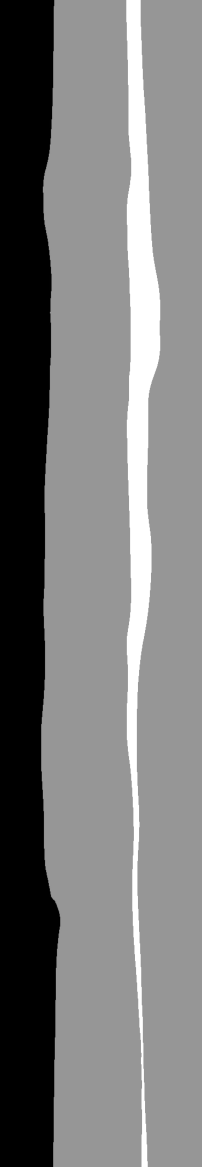
#> input picture Scan2/GOOD_SCAN/03_solution.png, 606 x 3500 px, given in place of 08_solution.png, which was not available (shown at 1/3 size)
$ jupyter execute --allow-errors DXF.ipynb   (shell and % lines are left out)   (text cells are left out)
#> lines starting #> are read from the running program, lines starting #| are printed output that depends on the picture; after the words box and inside, x2 and y2 are one past the last pixel; in counts of white or black regions, pixels touching at a corner belong together; pictures that were not available may be replaced by others from this repository, and a replacement may not be noted
[cell 1]
#connect to google drive
import os, sys
from google.colab import drive

drive.mount('/content/drive', force_remount=True)

[cell 2]
import cv2
import numpy as np
import ezdxf
import shutil

def convertDXF(id):

#> called with id = '08'
  inpath = '/content/drive/Shareddrives/SmartCLT_DF2023/Scan2/GOOD_SCAN/'
  outputpath = '/content/drive/Shareddrives/SmartCLT_DF2023/T_Algorithm/OUT-DXF/OUTPUT1/'

  # Load the image
  image_path = inpath + str(id)+ '_solution.png'
  img = cv2.imread(image_path, cv2.IMREAD_GRAYSCALE)
#> img is the input picture: shape (3500, 606); min 0, max 255, mean 120.9

  # Flip the image vertically
  flipped_img = cv2.flip(img, 0)
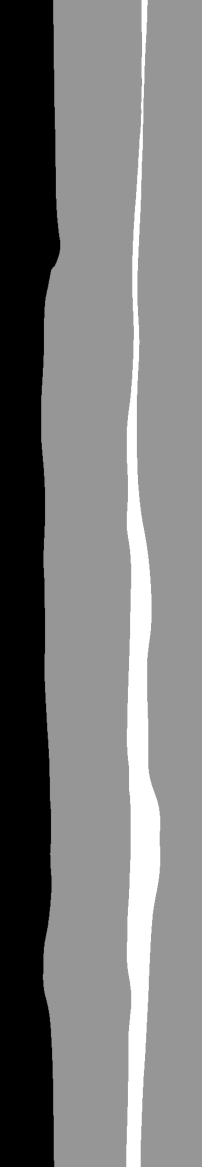
#> flipped_img: shape (3500, 606) (shown at 1/3 size); min 0, max 255, mean 120.9


  # Blur image to enhance edge detection
  flipped_img = cv2.GaussianBlur(flipped_img, (5, 5), 0)

  # Apply Canny edge detection
  edges = cv2.Canny(flipped_img,50,100)
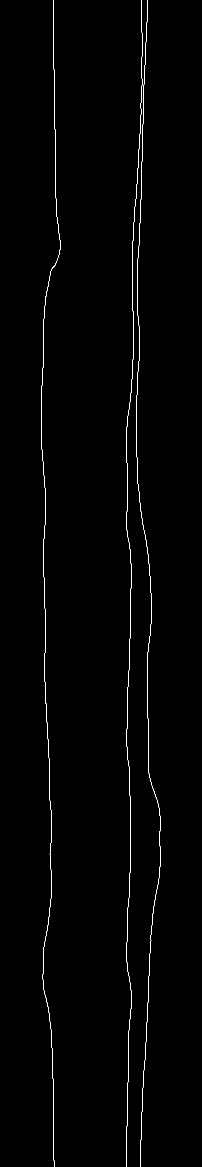
#> edges: shape (3500, 606) (shown at 1/3 size); 0.51% white in thin lines or dots, all inside (x1, y1, x2, y2) = (123, 0, 481, 3500)

  # Find contours
  contours, _ = cv2.findContours(edges, cv2.RETR_EXTERNAL, cv2.CHAIN_APPROX_SIMPLE)
#> contours = 3 contours; box (x1, y1, x2, y2) and area: (123, 0, 181, 3500) 103, (410, 0, 481, 3500) 98, (378, 0, 427, 3500) 75

  # Create a new DXF document.
  doc = ezdxf.new('R2010')
  msp = doc.modelspace()


  # Set the drawing's units to millimeters
  doc.header["$INSUNITS"] = 4
  drawing_units = doc.header["$INSUNITS"]
  print(drawing_units)
  if drawing_units == 4:  # Drawing units are in millimeters
      pixel_to_mm = 1  # 1 pixel = 1 millimeter

  # Set layers
  doc = ezdxf.new(setup=True)  # setup required line types
  msp = doc.modelspace()
  doc.layers.add(name="Curve_Exist", color=63, linetype="Continuous")
  doc.layers.add(name="CuttingCurve_A", color=10, linetype="Continuous")
  doc.layers.add(name="CuttingCurve_B", color=30, linetype="Continuous")
  doc.layers.add(name="Image", color=191, linetype="Continuous")
  doc.layers.add(name="Solution", color=191, linetype="Continuous")


  move_distance = 303
  buffer = 0.025

  # Import background image
  fpath= inpath + str(id) + '_image.jpg'
  fpath1= inpath + str(id)+ '_solution.png'
  my_image_def = doc.add_image_def(filename=fpath, size_in_pixel=(3500/(1-2*buffer), 606))
  my_image_def1 = doc.add_image_def(filename=fpath1, size_in_pixel=(3500, 695))

  # Use shutil.copy() to duplicate the file to the new path
  shutil.copy(fpath, outputpath)
  shutil.copy(fpath1, outputpath)

  msp = doc.modelspace()

  msp.add_image(
      insert=(-move_distance, -3500/(1-2*buffer)*buffer),
      size_in_units=(3500/(1-2*buffer),606),
      image_def=my_image_def,
      rotation=0,
      dxfattribs={"layer": "Image"}
  )

  msp.add_image(
      insert=(-move_distance, 0),
      size_in_units=(3500,695),
      image_def=my_image_def1,
      rotation=0,
      dxfattribs={"layer": "Solution"}
  )


  # Convert contour points to polyline and reverse list
  contour_points = [contour.squeeze().tolist() for contour in contours]  # turn array tuple into a list
#> contour_points = 3 items
  polylst = []
  for i in range(len(contour_points)):
    contour_points2=[[contour_points[i][0][0]-move_distance,contour_points[i][0][1]]]
    ref = 0
    for points in contour_points[i]:
      points = [points[0]-move_distance,points[1]]
      #print(points)
      newpoint = points[1]
      if newpoint > ref:
        contour_points2.append(points)
        ref = newpoint
    print(i,contour_points2)


    polylst.append(contour_points2)
#> this loop made 3 passes
#> (printed output is left out)
#> after the loop, points = [-144, 71]; polylst = 3 items
  polylst.reverse()
  print(polylst)

  # Assigning layers
  for i in range(len(polylst)):
    drawpolylst=polylst[i]
    if i==0:
      msp.add_lwpolyline(drawpolylst,dxfattribs={"layer": "Curve_Exist"})
      msp.add_lwpolyline(drawpolylst,dxfattribs={"layer": "CuttingCurve_A"})
    elif i==1:
      msp.add_lwpolyline(drawpolylst,dxfattribs={"layer": "CuttingCurve_B"})
    elif i==2:
      msp.add_lwpolyline(drawpolylst,dxfattribs={"layer": "Curve_Exist"})
#> this loop made 3 passes

  # Save the document.
  outputname = str(id) + '_DF_poly.dxf'
  outputfile = outputpath + outputname
  doc.saveas(outputfile)

$ run again, on T_Algorithm/TEST/1_solution.png
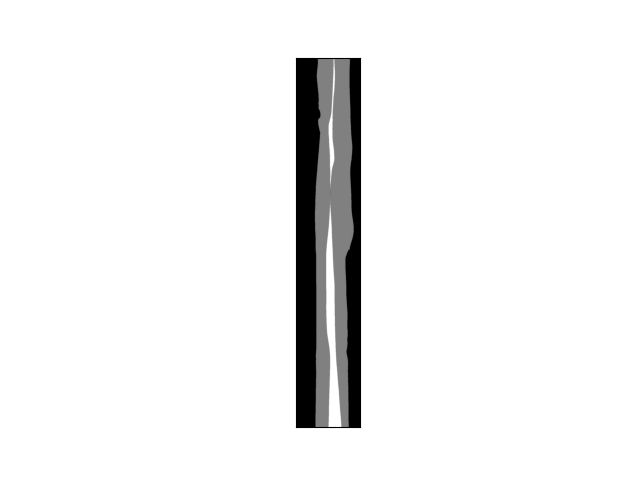
#> input picture T_Algorithm/TEST/1_solution.png, 640 x 480 px, given in place of 08_solution.png, which was not available
#> in convertDXF, img is the input picture: shape (480, 640); min 0, max 255, mean 240.8
#> in convertDXF, `flipped_img = cv2.flip(img, 0)`:
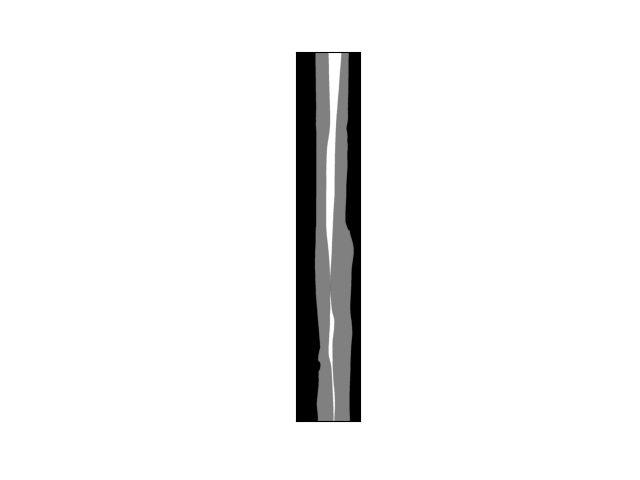
#> flipped_img: shape (480, 640); min 0, max 255, mean 240.8
#> in convertDXF, `edges = cv2.Canny(flipped_img,50,100)`:
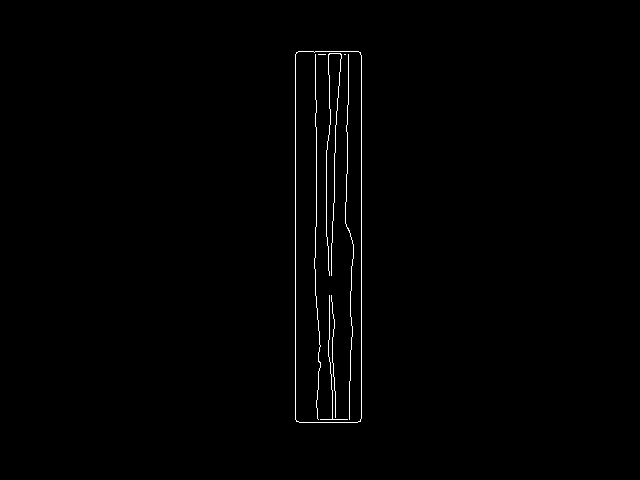
#> edges: shape (480, 640); 0.76% white in thin lines or dots, all inside (x1, y1, x2, y2) = (295, 51, 362, 423)
#> contours = 1 contour; box (x1, y1, x2, y2) and area: (295, 51, 362, 423) 24465
#> contour_points = 1 item
#> the loop in convertDXF, `for i in range(len(contour_points)):` made 1 pass
#> (printed output is left out)
#> after the loop in convertDXF, `for i in range(len(contour_points)):`: points = [10, 51]; polylst = [[[-5, 51], [-5, 51], [-6, 52], [-7, 53], [-8, 54], [-8, 419], [-7, 420], [-7, 421], [-4, 422]]]
#| [[[-5, 51], [-5, 51], [-6, 52], [-7, 53], [-8, 54], [-8, 419], [-7, 420], [-7, 421], [-4, 422]]]
#> the loop in convertDXF, `for i in range(len(polylst)):` made 1 pass
